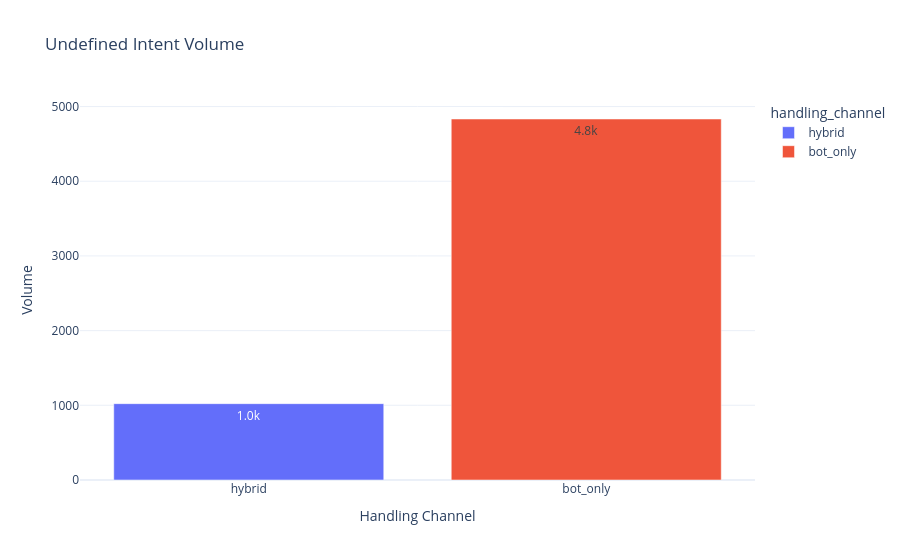

This figure's notebook cell:
### Code cell
fig = px.bar(
    undefined_df,
    x="handling_channel",
    y="volume",
    color="handling_channel",
    title="Undefined Intent Volume",
    text_auto=".2s",
)

fig.update_layout(
    xaxis_title="Handling Channel",
    yaxis_title="Volume",
    template="plotly_white",
)

fig.show()

### Figure 1 — Plotly figure (JSON) as saved in the notebook; plotly's stock layout.template omitted (floating-point values rounded to 4 significant figures)
{"data": [{"hovertemplate": "handling_channel=%{x}<br>volume=%{y}<extra></extra>", "legendgroup": "hybrid", "marker": {"color": "#636efa", "pattern": {"shape": ""}}, "name": "hybrid", "orientation": "v", "showlegend": true, "textposition": "auto", "texttemplate": "%{y:.2s}", "type": "bar", "x": ["hybrid"], "xaxis": "x", "y": [1022.0], "yaxis": "y"}, {"hovertemplate": "handling_channel=%{x}<br>volume=%{y}<extra></extra>", "legendgroup": "bot_only", "marker": {"color": "#EF553B", "pattern": {"shape": ""}}, "name": "bot_only", "orientation": "v", "showlegend": true, "textposition": "auto", "texttemplate": "%{y:.2s}", "type": "bar", "x": ["bot_only"], "xaxis": "x", "y": [4833.0], "yaxis": "y"}], "layout": {"barmode": "relative", "legend": {"title": {"text": "handling_channel"}, "tracegroupgap": 0}, "title": {"text": "Undefined Intent Volume"}, "xaxis": {"anchor": "y", "categoryarray": ["hybrid", "bot_only"], "categoryorder": "array", "domain": [0, 1], "title": {"text": "Handling Channel"}}, "yaxis": {"anchor": "x", "domain": [0, 1], "title": {"text": "Volume"}}}}
